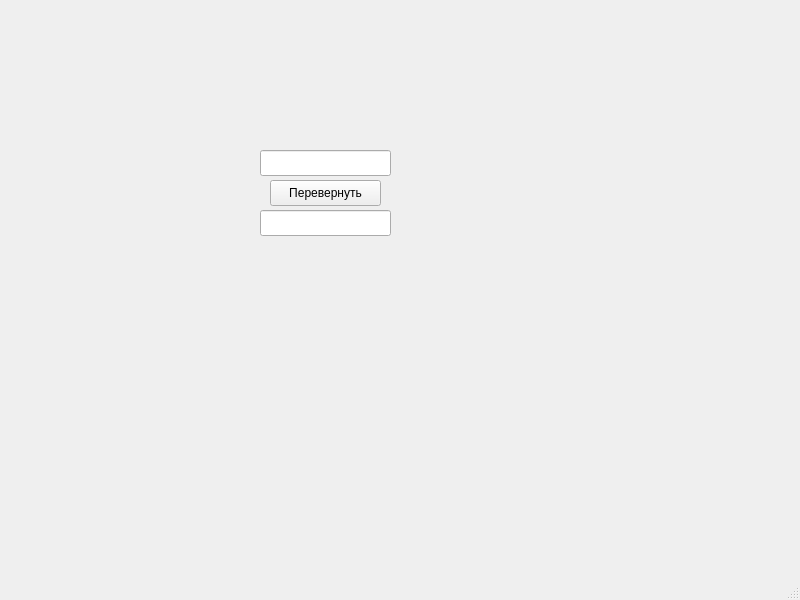
<?xml version="1.0" encoding="UTF-8"?>
<ui version="4.0">
 <class>MainWindow</class>
 <widget class="QMainWindow" name="MainWindow">
  <property name="geometry">
   <rect>
    <x>0</x>
    <y>0</y>
    <width>800</width>
    <height>600</height>
   </rect>
  </property>
  <property name="windowTitle">
   <string>MainWindow</string>
  </property>
  <widget class="QWidget" name="centralwidget">
   <widget class="QLineEdit" name="lineEdit">
    <property name="geometry">
     <rect>
      <x>260</x>
      <y>150</y>
      <width>131</width>
      <height>26</height>
     </rect>
    </property>
   </widget>
   <widget class="QLineEdit" name="lineEdit_2">
    <property name="geometry">
     <rect>
      <x>260</x>
      <y>210</y>
      <width>131</width>
      <height>26</height>
     </rect>
    </property>
   </widget>
   <widget class="QPushButton" name="reverse_button">
    <property name="geometry">
     <rect>
      <x>270</x>
      <y>180</y>
      <width>111</width>
      <height>26</height>
     </rect>
    </property>
    <property name="text">
     <string>Перевернуть</string>
    </property>
   </widget>
  </widget>
  <widget class="QMenuBar" name="menubar">
   <property name="geometry">
    <rect>
     <x>0</x>
     <y>0</y>
     <width>800</width>
     <height>23</height>
    </rect>
   </property>
  </widget>
  <widget class="QStatusBar" name="statusbar"/>
 </widget>
 <resources/>
 <connections/>
</ui>
